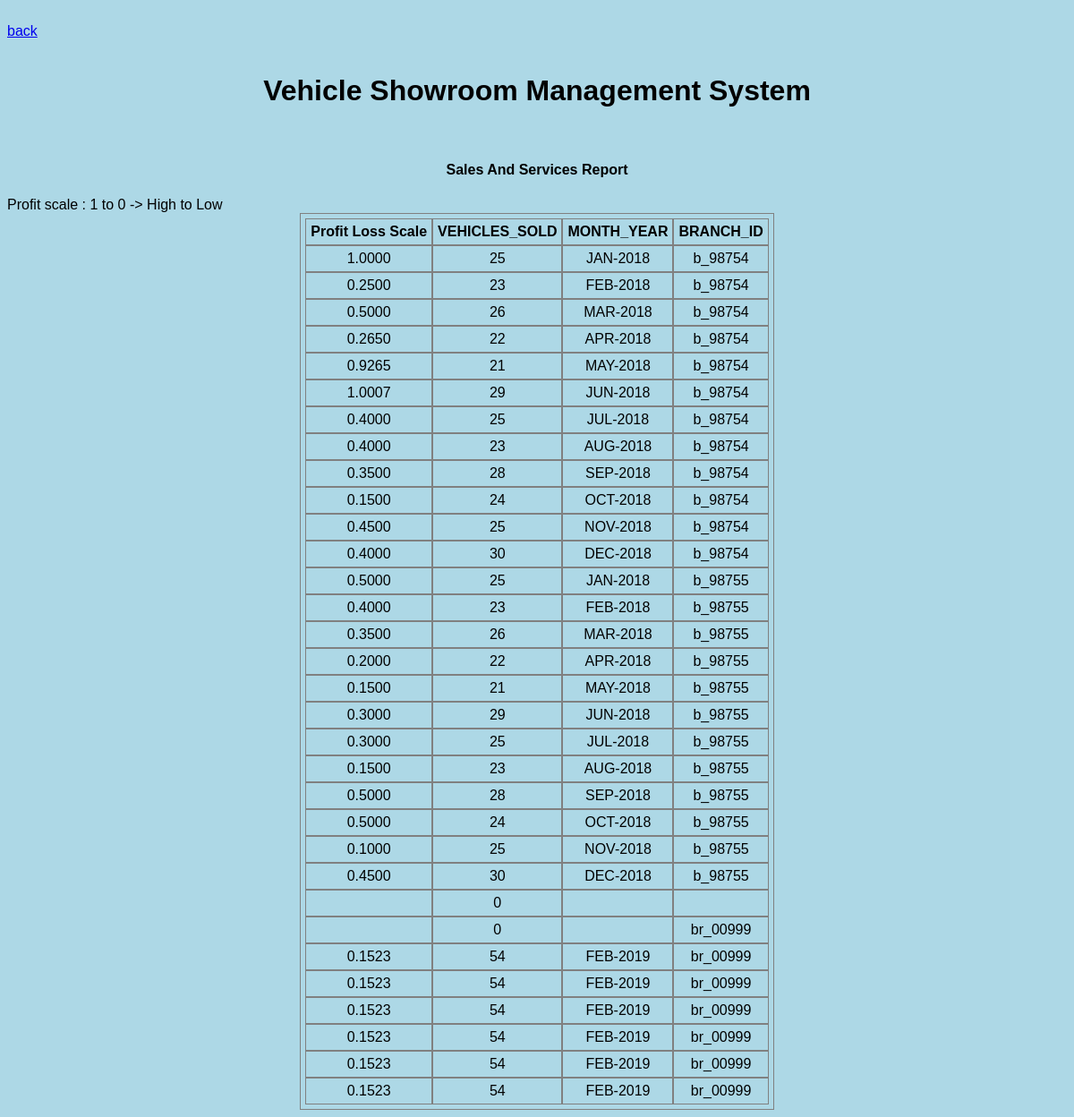
Screenshot of /BranchManagement/ServiceAndSalesReport.php with the database file from the repository.
### tables this page shows
CREATE TABLE `branch` (
  `BRANCH_ID` varchar(50) NOT NULL,
  `BUDGET_REMAINING` bigint(20) NOT NULL,
  `VEHICLES_SOLD` int(11) NOT NULL,
  `TURN_OVER` bigint(20) NOT NULL,
  `BUDGET_ALLOCATION` bigint(20) NOT NULL,
  `MONTH_YEAR` text NOT NULL
);

### BranchManagement/ServiceAndSalesReport.php (the view, shortened to what this page needs)
<html>
<head>
<title> Vehicle Showroom Management System</title> <link rel="stylesheet" href="../util/vsms_theme.css">
</head>
<br>
 <a href="BranchManagement.php"> back </a>
<body bgcolor="lightblue">
<br><br>
<center> <h1>Vehicle Showroom Management System</h1><br>
<H4> Sales And Services Report </H4></center>
Profit scale : 1 to 0 -> High to Low <center>
<?php
$con = mysqli_connect("localhost", "root", "");
mysqli_select_db($con,"vsms");
$query = "select (BUDGET_REMAINING+TURN_OVER)/BUDGET_ALLOCATION as PLS,VEHICLES_SOLD,MONTH_YEAR,BRANCH_ID from branch ";
$result = mysqli_query($con,$query);
echo '<table border="2">';
echo '<tr>';
echo '<th>Profit Loss Scale</th>';
echo '<th>VEHICLES_SOLD</th>';
echo '<th>MONTH_YEAR </th>';
echo '<th>BRANCH_ID</th>';
echo '</tr>';
if( mysqli_num_rows( $result )==0 ){
echo '<tr><td colspan="4">No Rows Returned</td></tr>';
}
else
{
while ($rows=mysqli_fetch_array($result,MYSQLI_ASSOC))
{
echo '<tr>';
foreach ($rows as $data)
{
echo "<td align='center'>".$data."</td>";
}
echo '</tr>';
}
}
echo '</table>'
?>
</center>
</body>
</html>

### util/vsms_theme.css (style rules this page uses)
html { font-family: sans-serif; }
h1 { font-size: 2em; margin: 0.67em 0; }
table, th, td { border: 1px solid grey; padding: 5px; border-spacing: 0; }
a, a:visited { text-decoration: underline; }
a { background-color:transparent }

### rows the page displays
branch: data "1.0000", VEHICLES_SOLD "25", MONTH_YEAR "JAN-2018", BRANCH_ID "b_98754"
branch: data "0.2500", VEHICLES_SOLD "23", MONTH_YEAR "FEB-2018", BRANCH_ID "b_98754"
branch: data "0.5000", VEHICLES_SOLD "26", MONTH_YEAR "MAR-2018", BRANCH_ID "b_98754"
branch: data "0.2650", VEHICLES_SOLD "22", MONTH_YEAR "APR-2018", BRANCH_ID "b_98754"
branch: data "0.9265", VEHICLES_SOLD "21", MONTH_YEAR "MAY-2018", BRANCH_ID "b_98754"
branch: data "1.0007", VEHICLES_SOLD "29", MONTH_YEAR "JUN-2018", BRANCH_ID "b_98754"
branch: data "0.4000", VEHICLES_SOLD "25", MONTH_YEAR "JUL-2018", BRANCH_ID "b_98754"
branch: data "0.4000", VEHICLES_SOLD "23", MONTH_YEAR "AUG-2018", BRANCH_ID "b_98754"
branch: data "0.3500", VEHICLES_SOLD "28", MONTH_YEAR "SEP-2018", BRANCH_ID "b_98754"
branch: data "0.1500", VEHICLES_SOLD "24", MONTH_YEAR "OCT-2018", BRANCH_ID "b_98754"
branch: data "0.4500", VEHICLES_SOLD "25", MONTH_YEAR "NOV-2018", BRANCH_ID "b_98754"
branch: data "0.4000", VEHICLES_SOLD "30", MONTH_YEAR "DEC-2018", BRANCH_ID "b_98754"
branch: data "0.5000", VEHICLES_SOLD "25", MONTH_YEAR "JAN-2018", BRANCH_ID "b_98755"
branch: data "0.4000", VEHICLES_SOLD "23", MONTH_YEAR "FEB-2018", BRANCH_ID "b_98755"
branch: data "0.3500", VEHICLES_SOLD "26", MONTH_YEAR "MAR-2018", BRANCH_ID "b_98755"
branch: data "0.2000", VEHICLES_SOLD "22", MONTH_YEAR "APR-2018", BRANCH_ID "b_98755"
branch: data "0.1500", VEHICLES_SOLD "21", MONTH_YEAR "MAY-2018", BRANCH_ID "b_98755"
branch: data "0.3000", VEHICLES_SOLD "29", MONTH_YEAR "JUN-2018", BRANCH_ID "b_98755"
branch: data "0.3000", VEHICLES_SOLD "25", MONTH_YEAR "JUL-2018", BRANCH_ID "b_98755"
branch: data "0.1500", VEHICLES_SOLD "23", MONTH_YEAR "AUG-2018", BRANCH_ID "b_98755"
branch: data "0.5000", VEHICLES_SOLD "28", MONTH_YEAR "SEP-2018", BRANCH_ID "b_98755"
branch: data "0.5000", VEHICLES_SOLD "24", MONTH_YEAR "OCT-2018", BRANCH_ID "b_98755"
branch: data "0.1000", VEHICLES_SOLD "25", MONTH_YEAR "NOV-2018", BRANCH_ID "b_98755"
branch: data "0.4500", VEHICLES_SOLD "30", MONTH_YEAR "DEC-2018", BRANCH_ID "b_98755"
branch: VEHICLES_SOLD "0"
branch: VEHICLES_SOLD "0", BRANCH_ID "br_00999"
branch: data "0.1523", VEHICLES_SOLD "54", MONTH_YEAR "FEB-2019", BRANCH_ID "br_00999"
branch: data "0.1523", VEHICLES_SOLD "54", MONTH_YEAR "FEB-2019", BRANCH_ID "br_00999"
branch: data "0.1523", VEHICLES_SOLD "54", MONTH_YEAR "FEB-2019", BRANCH_ID "br_00999"
branch: data "0.1523", VEHICLES_SOLD "54", MONTH_YEAR "FEB-2019", BRANCH_ID "br_00999"
branch: data "0.1523", VEHICLES_SOLD "54", MONTH_YEAR "FEB-2019", BRANCH_ID "br_00999"
branch: data "0.1523", VEHICLES_SOLD "54", MONTH_YEAR "FEB-2019", BRANCH_ID "br_00999"
